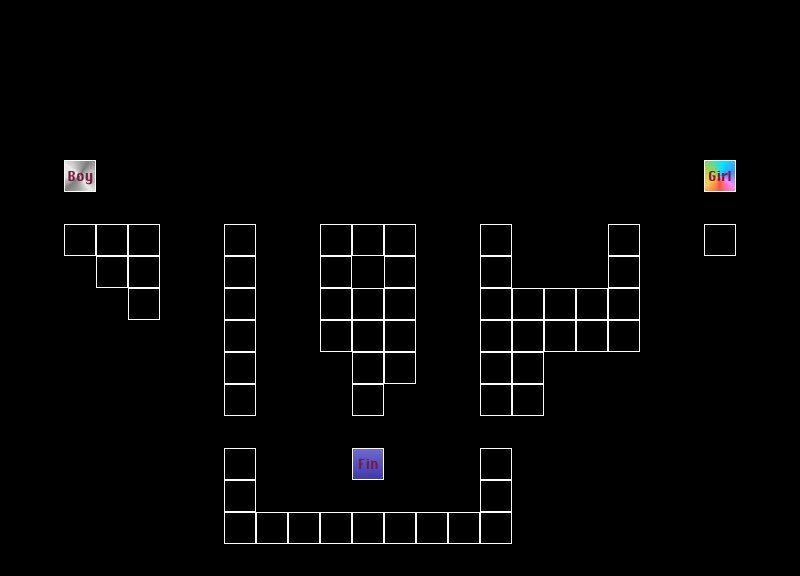

This is a level from a 2D game, rendered from its Tiled map with the project's own tilesets. A one-line summary and the map file follow, with tile-layer data summarised:
An orthogonal 25x18 tile map with 32x32 px tiles, 1 tile layer (level).

<map version="1.0" orientation="orthogonal" width="25" height="18" tilewidth="32" tileheight="32">
 <properties>
  <property name="bg" value="rain" />
  <property name="end" value="... it was perilous" />
  <property name="start" value="we started meeting at night" />
  <property name="time" value="night" />
 </properties>
 <tileset firstgid="1" name="1" tilewidth="32" tileheight="32">
  <image source="tilesheet.jpg" width="192" height="96" />
 </tileset>
 <layer name="level" width="25" height="18">
  <data>[450 cells, 61 non-empty, 4 distinct tile ids]</data>
 </layer>
</map>
